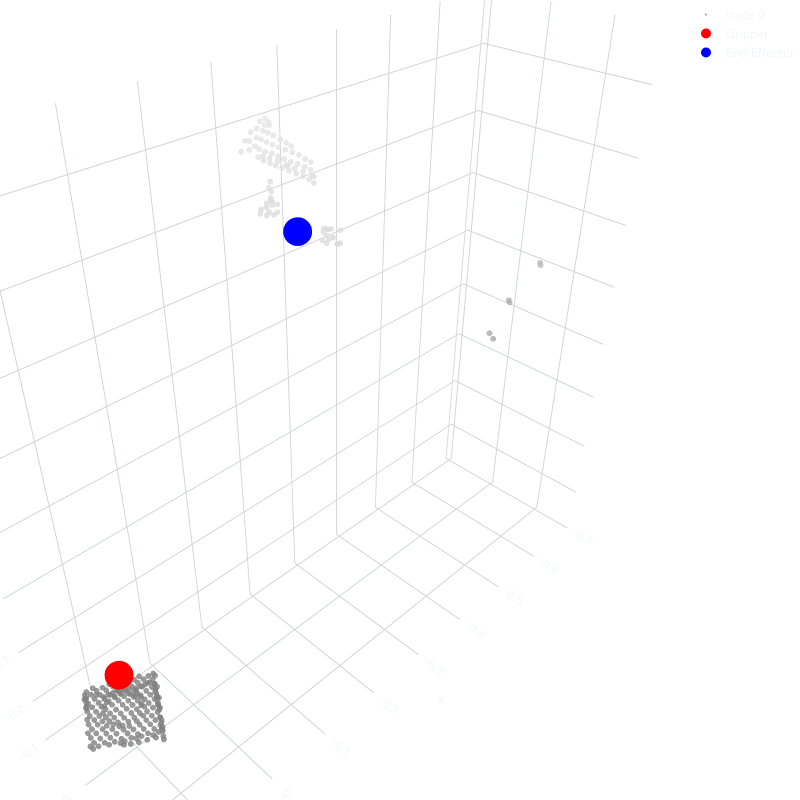
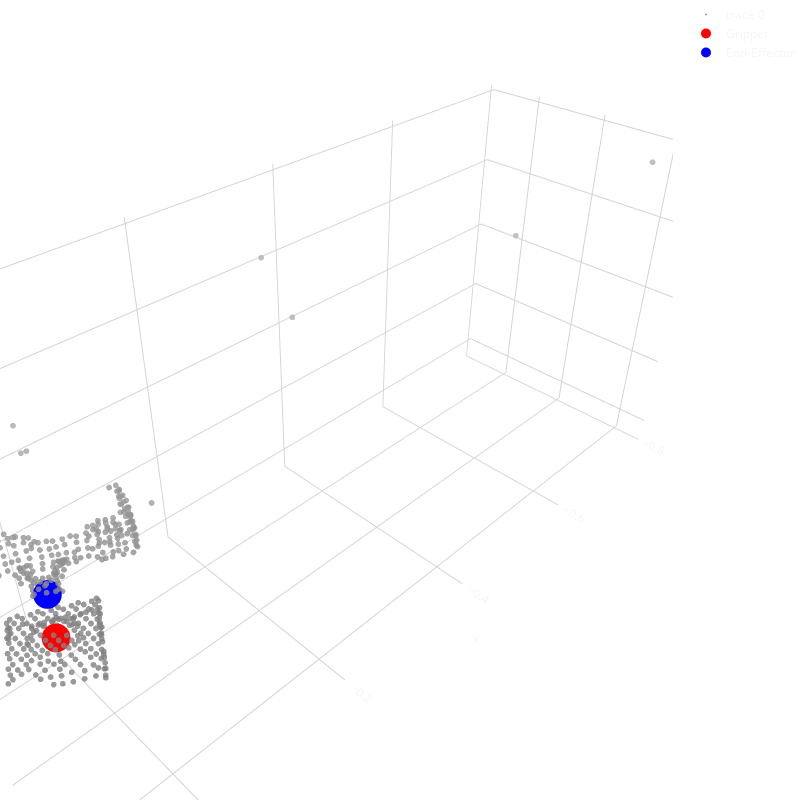

These figures' notebook cell, in order:
### Code cell
for step in range(num_steps):
    valid_action = obs_dict[step]['valid_actions'][0]
    stop_prob = valid_action[8]
    pc_fts = obs_dict[step]['batch']['pc_fts']
    ee_pose = obs_dict[step]['batch']['ee_poses'][0]
    pc_centroid = obs_dict[step]['batch']['pc_centroids']  # Retrieve centroid
    pc_radius = obs_dict[step]['batch']['pc_radius']       # Retrieve radius
    
    xyz = pc_fts[:, :3]
    rgb = (pc_fts[:, 3:] + 1) / 2  # Normalize from [-1, 1] to [0, 1]
    rgb = np.repeat(rgb, 3, axis=1)

    # De-normalize gripper position to match point cloud scale
    gripper_pos = (valid_action[:3] - pc_centroid)/pc_radius
    ee_pose = ee_pose[:3]

    # Visualize the point cloud
    print(f"Visualizing step {step}, stop_prob next action: {round(stop_prob,1)}")
    print(f"Valid action: {valid_action}")
    visualize_point_clouds(xyz, rgb, ee_pose, gripper_pos, valid_action[7])

### Figure 1 — Plotly figure (JSON) as saved in the notebook; plotly's stock layout.template omitted (floating-point values rounded to 4 significant figures; data arrays with more than 128 entries replaced by an {"elided": "..."} marker saying what was removed)
{"data": [{"marker": {"color": {"elided": "277 str values"}, "opacity": 0.8, "size": 2}, "mode": "markers", "x": {"elided": "277 float values"}, "y": {"elided": "277 float values"}, "z": {"elided": "277 float values"}, "type": "scatter3d"}, {"marker": {"color": "rgb(255,0,0)", "opacity": 1.0, "size": 10}, "mode": "markers", "name": "Gripper", "x": [0.08893], "y": [-0.03497], "z": [-0.1652], "type": "scatter3d"}, {"marker": {"color": "blue", "opacity": 1.0, "size": 10}, "mode": "markers", "name": "End-Effector", "x": [-0.1244], "y": [0.1122], "z": [0.4668], "type": "scatter3d"}], "layout": {"scene": {"xaxis": {"backgroundcolor": "white", "gridcolor": "lightgrey", "showbackground": true}, "yaxis": {"backgroundcolor": "white", "gridcolor": "lightgrey", "showbackground": true}, "zaxis": {"backgroundcolor": "white", "gridcolor": "lightgrey", "showbackground": true}, "aspectmode": "data"}, "margin": {"l": 0, "r": 0, "b": 0, "t": 0}, "width": 800, "height": 800, "paper_bgcolor": "white", "plot_bgcolor": "white"}}

### Figure 2 — Plotly figure (JSON) as saved in the notebook; plotly's stock layout.template omitted (floating-point values rounded to 4 significant figures; data arrays with more than 128 entries replaced by an {"elided": "..."} marker saying what was removed)
{"data": [{"marker": {"color": {"elided": "529 str values"}, "opacity": 0.8, "size": 2}, "mode": "markers", "x": {"elided": "529 float values"}, "y": {"elided": "529 float values"}, "z": {"elided": "529 float values"}, "type": "scatter3d"}, {"marker": {"color": "rgb(255,0,0)", "opacity": 1.0, "size": 10}, "mode": "markers", "name": "Gripper", "x": [-0.0001284], "y": [-0.004026], "z": [-0.09842], "type": "scatter3d"}, {"marker": {"color": "blue", "opacity": 1.0, "size": 10}, "mode": "markers", "name": "End-Effector", "x": [-0.001128], "y": [-0.0008728], "z": [-0.02948], "type": "scatter3d"}], "layout": {"scene": {"xaxis": {"backgroundcolor": "white", "gridcolor": "lightgrey", "showbackground": true}, "yaxis": {"backgroundcolor": "white", "gridcolor": "lightgrey", "showbackground": true}, "zaxis": {"backgroundcolor": "white", "gridcolor": "lightgrey", "showbackground": true}, "aspectmode": "data"}, "margin": {"l": 0, "r": 0, "b": 0, "t": 0}, "width": 800, "height": 800, "paper_bgcolor": "white", "plot_bgcolor": "white"}}
